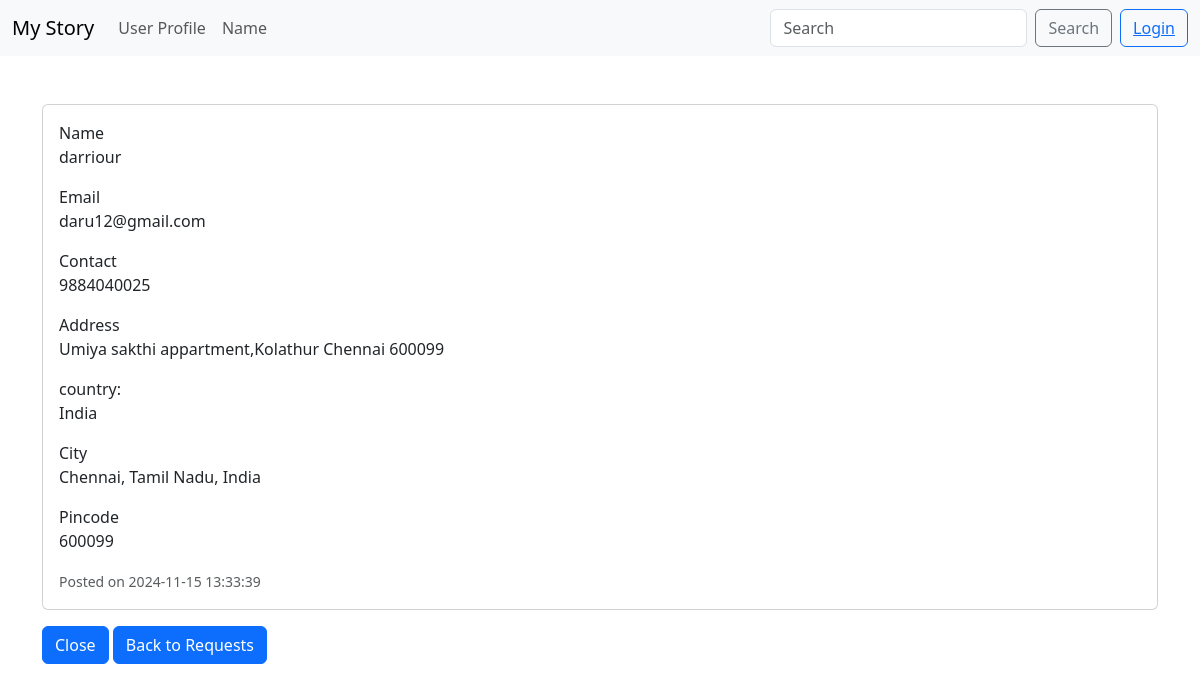
Page /view_request/1 on the committed database.
### Main1.py (models this page shows, shortened)
class User(UserMixin, db.Model):
    id = db.Column(db.Integer, primary_key=True)
    name = db.Column(db.String(40), nullable=False)
    password = db.Column(db.String(80), nullable=False)
    email = db.Column(db.String(20), nullable=False, unique=True)
    address = db.Column(db.Text, nullable=False)
    country = db.Column(db.String(20), nullable=False)
    state = db.Column(db.String(20), nullable=False)
    city = db.Column(db.String(20), nullable=False)
    pincode = db.Column(db.Integer, nullable=False)
    mobile = db.Column(db.String(15), nullable=False)
    role = db.Column(db.String(15), nullable=False)
    status = db.Column(db.String(15), nullable=False, default='Active')
    date_added = db.Column(db.DateTime, default=func.now())
    flagged_users = db.relationship('FlaggedUsers', backref='user', lazy=True,uselist=False, cascade="all, delete-orphan")
    professional = db.relationship('Professional', backref='user', lazy=True,uselist=False, cascade="all, delete-orphan")
    reviews = db.relationship('Reviews', backref='user', lazy=True, cascade="all, delete-orphan")
    service_requests = db.relationship('ServiceRequests', backref='user', lazy=True, cascade="all, delete-orphan")

class ServiceRequests(db.Model):
    id = db.Column(db.Integer, primary_key=True)
    customer_id = db.Column(db.Integer, db.ForeignKey('user.id'), nullable=False)
    professional_id = db.Column(db.Integer, db.ForeignKey('professional.id'), nullable=False)
    review_id = db.Column(db.Integer, db.ForeignKey('reviews.id'))
    description = db.Column(db.Text, nullable=False)
    status = db.Column(db.String(15), nullable=False, default='Pending')
    service_id = db.Column(db.Integer, db.ForeignKey('services.id'), nullable=False)
    closing_date = db.Column(db.DateTime)
    date_posted = db.Column(db.DateTime, nullable=False, default=func.now())

### Main1.py (the view)
@app.route('/view_request/<int:id>',methods=['GET','POST'])
def view_request(id):
    request=ServiceRequests.query.filter_by(id=id).first()
    return render_template('view_request.html',request=request)

### Main1.py
class SearchForm(FlaskForm):
    searched=StringField("Searched",validators=[InputRequired()])
    search_type=StringField("Search Type",validators=[InputRequired()])
    submit=SubmitField("search")

### Main1.py (called while the page is built)
@app.context_processor
def base():
    form=SearchForm()
    return dict(form=form)  #dictonary

### templates/view_request.html (shortened to what this page needs)
{% extends 'base.html' %}
{% block content %}
<div>
    <div>
<br>
<br>
    <div class="card mb-3" style="display: flex; flex-direction: row; align-items: center; justify-content: center;">
        <div class="card-body">
                Name<p class="card-text">{{ request.user.name }}</p>
                Email <p class="card-text">{{ request.user.email }}</p>
                Contact <p class="card-text">{{ request.user.mobile }}</p>
                Address <p class="card-text">{{ request.user.address }}</p>
                country:<p class="card-text">{{ request.user.country }}</p>
                City <p class="card-text">{{ request.user.city }}</p>
                Pincode <p class="card-text">{{ request.user.pincode }}</p>
                <p class="card-text"><small class="text-muted">Posted on {{ request.date_posted }}</small></p>
        </div>
    </div>
    <a href="{{url_for('close_request',id=request.id)}}" class="btn btn-primary">Close</a>
    <a href="{{ url_for('show_requests') }}" class="btn btn-primary">Back to Requests</a>
{% endblock %}

### rows in the picture
User: user.name "darriour", user.email "daru12@gmail.com", user.mobile "9884040025", user.address "Umiya sakthi appartment,Kolathur Chennai 600099", user.country "India", user.city "Chennai, Tamil Nadu, India", user.pincode "600099"
ServiceRequests: date_posted "2024-11-15 13:33:39"
